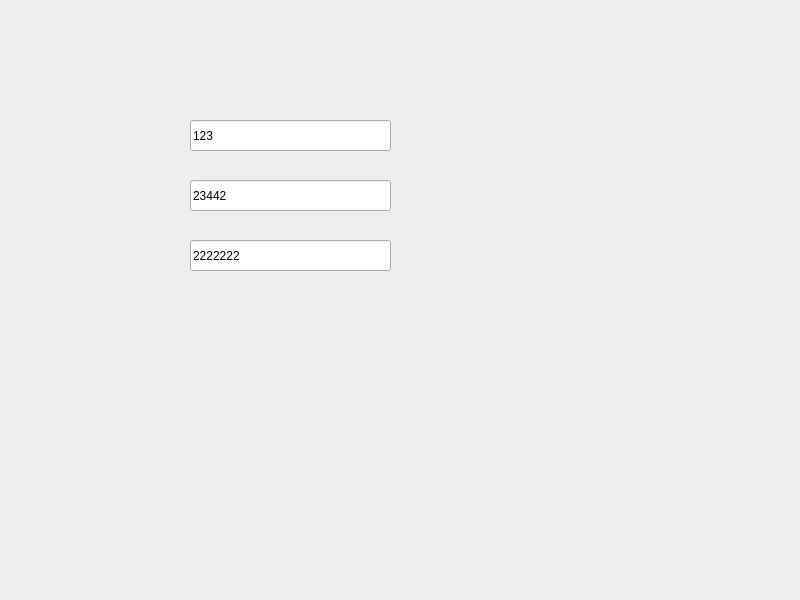
<?xml version="1.0" encoding="UTF-8"?>
<ui version="4.0">
 <class>Widget</class>
 <widget class="QWidget" name="Widget">
  <property name="geometry">
   <rect>
    <x>0</x>
    <y>0</y>
    <width>800</width>
    <height>600</height>
   </rect>
  </property>
  <property name="windowTitle">
   <string>Widget</string>
  </property>
  <widget class="QLineEdit" name="lineEdit">
   <property name="geometry">
    <rect>
     <x>190</x>
     <y>120</y>
     <width>201</width>
     <height>31</height>
    </rect>
   </property>
   <property name="text">
    <string>123</string>
   </property>
  </widget>
  <widget class="QLineEdit" name="lineEdit_2">
   <property name="geometry">
    <rect>
     <x>190</x>
     <y>180</y>
     <width>201</width>
     <height>31</height>
    </rect>
   </property>
   <property name="focusPolicy">
    <enum>Qt::NoFocus</enum>
   </property>
   <property name="text">
    <string>23442</string>
   </property>
  </widget>
  <widget class="QLineEdit" name="lineEdit_3">
   <property name="geometry">
    <rect>
     <x>190</x>
     <y>240</y>
     <width>201</width>
     <height>31</height>
    </rect>
   </property>
   <property name="text">
    <string>2222222</string>
   </property>
  </widget>
 </widget>
 <resources/>
 <connections/>
</ui>
